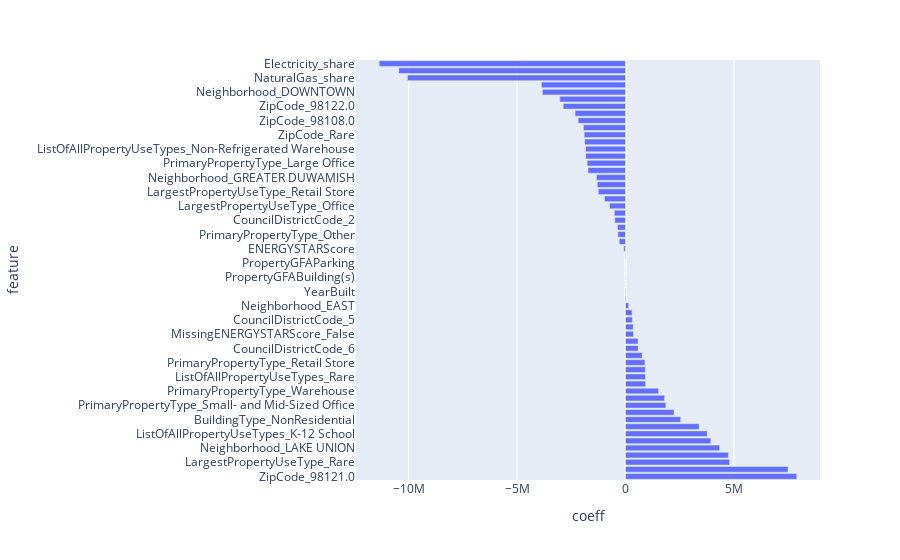

The code cell stored with this chart in its notebook:
### Code cell
# Coefficient for each feature
df_coeffs = df_coeffs.sort_values(by='coeff', ascending=False)
px.bar(df_coeffs, x='coeff', y='feature', height=len(X_train.columns)*30)

### Figure 1 — Plotly figure (JSON) as saved in the notebook; plotly's stock layout.template omitted (floating-point values rounded to 4 significant figures)
{"data": [{"alignmentgroup": "True", "hovertemplate": "coeff=%{x}<br>feature=%{y}<extra></extra>", "legendgroup": "", "marker": {"color": "#636efa", "pattern": {"shape": ""}}, "name": "", "offsetgroup": "", "orientation": "h", "showlegend": false, "textposition": "auto", "type": "bar", "x": [7897966, 7495065, 4799897, 4742886, 4341525, 3933919, 3769526, 3393952, 2545404, 2238075, 1861074, 1802001, 1528708, 929040, 925596, 916190, 896430, 764617, 584404, 578722, 370781, 355622, 313382, 302403, 147165, 27065, 18319, 84, 20, -19, -39, -18319, -78280, -290282, -350087, -370781, -493962, -517888, -736704, -968281, -1256666, -1300071, -1340070, -1729378, -1769975, -1833729, -1841780, -1885061, -1905949, -1941683, -2184522, -2323159, -2872779, -3031717, -3831760, -3877319, -10054593, -10457246, -11356843], "xaxis": "x", "y": ["ZipCode_98121.0", "SteamUse_share", "LargestPropertyUseType_Rare", "PrimaryPropertyType_Mixed Use Property", "Neighborhood_LAKE UNION", "Longitude", "ListOfAllPropertyUseTypes_K-12 School", "LargestPropertyUseType_Other", "BuildingType_NonResidential", "CouncilDistrictCode_3", "PrimaryPropertyType_Small- and Mid-Sized Office", "ZipCode_98101.0", "PrimaryPropertyType_Warehouse", "NumberofBuildings", "ListOfAllPropertyUseTypes_Rare", "Neighborhood_MAGNOLIA / QUEEN ANNE", "PrimaryPropertyType_Retail Store", "Neighborhood_NORTHEAST", "CouncilDistrictCode_6", "ZipCode_98105.0", "MissingENERGYSTARScore_False", "ZipCode_98104.0", "CouncilDistrictCode_5", "Neighborhood_NORTHWEST", "Neighborhood_EAST", "NumberofFloors", "YearBuilt", "LargestPropertyUseTypeGFA", "PropertyGFABuilding(s)", "PropertyGFATotal", "PropertyGFAParking", "BuildingAge", "ENERGYSTARScore", "CouncilDistrictCode_1", "PrimaryPropertyType_Other", "MissingENERGYSTARScore_True", "CouncilDistrictCode_2", "CouncilDistrictCode_7", "LargestPropertyUseType_Office", "ListOfAllPropertyUseTypes_Office", "LargestPropertyUseType_Retail Store", "Neighborhood_Rare", "Neighborhood_GREATER DUWAMISH", "ZipCode_98134.0", "PrimaryPropertyType_Large Office", "CouncilDistrictCode_4", "ListOfAllPropertyUseTypes_Non-Refrigerated Warehouse", "ListOfAllPropertyUseTypes_Office, Parking", "ZipCode_Rare", "ZipCode_98109.0", "ZipCode_98108.0", "LargestPropertyUseType_Non-Refrigerated Warehouse", "ZipCode_98122.0", "PrimaryPropertyType_Rare", "Neighborhood_DOWNTOWN", "LargestPropertyUseType_K-12 School", "NaturalGas_share", "Latitude", "Electricity_share"], "yaxis": "y"}], "layout": {"autosize": true, "barmode": "relative", "legend": {"tracegroupgap": 0}, "margin": {"t": 60}, "xaxis": {"anchor": "y", "autorange": true, "domain": [0, 1], "range": [-12430000.0, 8968000.0], "title": {"text": "coeff"}, "type": "linear"}, "yaxis": {"anchor": "x", "autorange": true, "domain": [0, 1], "range": [-0.5, 58.5], "title": {"text": "feature"}, "type": "category"}}}
